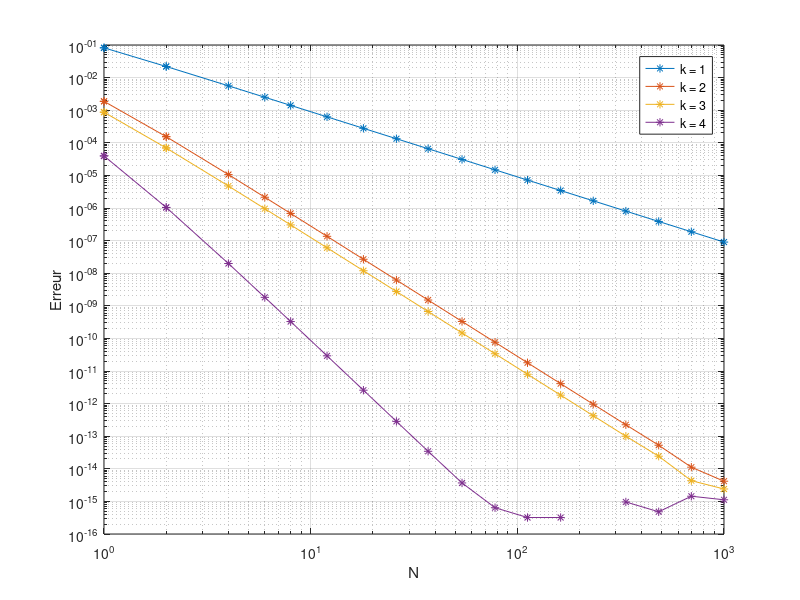

Write the MATLAB code that produced this figure.
clear all; close all; clc
% Fonction et intervale
f= @(x) 1./x;
a = 1;
b = 2;
Iex = log(2);
% Parametres
kmax = 4;
Ntest = 20;
% Intialisation
listeN = floor(logspace(0,3,Ntest));
TableErreurs = zeros(kmax ,Ntest);
% Boucles sur k
for k = 1:kmax % (k +1) est le nombre de points de la methode elementaire
    disp(' ');
    disp(['k = ',num2str(k)]);
    % Points de quadrature
    t = (0:k)/k;
    % Calcul des poids
    V = t.^((0:k)');
    rhs = 1./(1:k+1)';
    w = V\rhs;
    Erreurs= zeros(1,Ntest);
    % Boucle sur N
    for j = 1 : Ntest
        N = listeN(j);
        disp(['N = ',num2str(N)]);
        h = (b-a)/N;
        % Approximation de l'integrale
        I = 0;
        for i = 0:N-1
            q = 0:k;
            xiq = a + h*i + h*t(q+1);
            I = I + sum(w'.*f(xiq));
        end
        I=I*h;
        % Erreur relative
        Erreurs(j) = abs(I-Iex)/Iex;
    end
    TableErreurs(k,:) = Erreurs;
end

loglog(listeN ,TableErreurs ,'*-');
grid on;
legend(cellstr(num2str((1:9)', 'k = %-1.f')));
xlabel('N'); ylabel('Erreur');

clear all; close all; clc

% Question 2 : Approximation de l'intégrale de sqrt(x) sur [0,2]
% avec les poids calculés précédemment

% Fonction et intervalle
f = @(x) sqrt(x);
a = 0;
b = 2;

% Valeur exacte de l'intégrale
Iex = (2/3) * (b^(3/2) - a^(3/2));
fprintf('Valeur exacte de l''intégrale : %.10f\n\n', Iex);

% Nombre d'intervalles
N = 20;
h = (b - a) / N;

% k = 4 (5 points de quadrature)
k = 4;

% Points de quadrature
t = (0:k)/k;  % t = [0, 0.25, 0.5, 0.75, 1]

% Poids donnés (de votre image)
w = [0.0778; 0.3556; 0.1333; 0.3556; 0.0778];

fprintf('Méthode avec k = %d (%d points)\n', k, k+1);
fprintf('Points de quadrature : t = ');
fprintf('%.2f ', t);
fprintf('\n');
fprintf('Poids : w = ');
fprintf('%.4f ', w);
fprintf('\n\n');

% Approximation de l'intégrale avec la méthode composée
I = 0;
for i = 0:N-1
    q = 0:k;
    xiq = a + h*i + h*t(q+1);
    I = I + sum(w'.*f(xiq));
end
I = I * h;

% Calcul de l'erreur
Erreur_abs = abs(I - Iex);
Erreur_rel = Erreur_abs / Iex;

% Affichage des résultats
fprintf('Résultats avec N = %d intervalles :\n', N);
fprintf('Approximation I_N = %.10f\n', I);
fprintf('Valeur exacte I_ex = %.10f\n', Iex);
fprintf('Erreur absolue = %.2e\n', Erreur_abs);
fprintf('Erreur relative = %.2e\n', Erreur_rel);